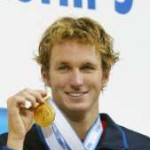
#> input picture Resources/Images/reg_imgs/aaron.jpg, 150 x 150 px, found by its file name
$ python image_detect.py
#> lines starting #> are read from the running program, lines starting #| are printed output that depends on the picture; after the words box and inside, x2 and y2 are one past the last pixel; in counts of white or black regions, pixels touching at a corner belong together
import cv2

# Load the cascade
face_cascade = cv2.CascadeClassifier('/Users/ananthgoyal/PycharmProjects/recognition_test/Resources/haarcascade_frontalface_default.xml')
mouth_cascade = cv2.CascadeClassifier('/Users/ananthgoyal/PycharmProjects/recognition_test/Resources/haarcascade_mcs_mouth.xml')

# Read the input image
img = cv2.imread('/Users/ananthgoyal/PycharmProjects/recognition_test/Resources/Images/reg_imgs/aaron.jpg')
#> img is the input picture: shape (150, 150, 3); mean B, G, R 165.9, 177.4, 184.9

# Convert into grayscale
gray = cv2.cvtColor(img, cv2.COLOR_BGR2GRAY)
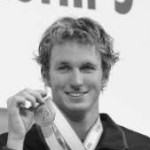
#> gray: shape (150, 150); min 12, max 252, mean 178.3

# Detect faces
faces = face_cascade.detectMultiScale(gray, 1.1, 4)
#> faces = [[42, 41, 70, 70]]
mouth = mouth_cascade.detectMultiScale(gray, 1.16, 6)
#> mouth = [[63, 88, 26, 26]]

# Draw rectangle around the faces
for (x, y, w, h) in faces:
    cv2.rectangle(img, (x, y), (x + w, y + h), (255, 0, 0), 2)
#> this loop made 1 pass
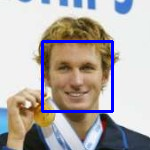
#> img: shape (150, 150, 3); 3.72% of pixels changed, all inside (x1, y1, x2, y2) = (41, 40, 114, 113)

for(x, y, w, h) in mouth:
    y = int(y - 0.15 * h)
    cv2.rectangle(img, (x, y), (x + w, y + h), (0, 0, 255), 3)
#> this loop made 1 pass
#> (x, y, w, h) on pass 1: (63, 84, 26, 26)
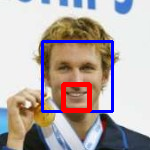
#> img: shape (150, 150, 3); 2.26% of pixels changed, all inside (x1, y1, x2, y2) = (61, 82, 92, 113)

# Display the output
cv2.imshow('img', img)
cv2.waitKey()

$ run again, with Resources/Images/reg_imgs/cuave_pics.png saved as Resources/Images/reg_imgs/aaron.jpg
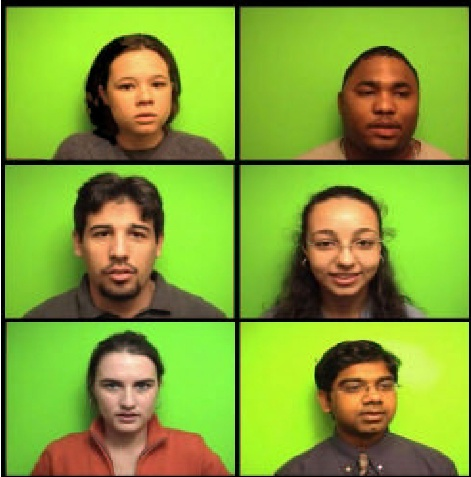
#> input picture Resources/Images/reg_imgs/cuave_pics.png, 471 x 477 px, found by its file name
#> img is the input picture: shape (477, 471, 3); mean B, G, R 51.9, 161.3, 128.6
#> faces = [[102, 53, 80, 80], [334, 357, 74, 74], [87, 354, 82, 82], [339, 55, 92, 92], [74, 199, 91, 91], [298, 206, 93, 93]]
#> mouth = [[130, 110, 31, 31], [98, 264, 47, 47], [355, 406, 35, 35], [104, 409, 47, 47], [323, 267, 42, 42], [364, 118, 43, 43], [115, 74, 60, 60]]
#> the loop `for (x, y, w, h) in faces:` made 6 passes
#> after the loop `for (x, y, w, h) in faces:`:
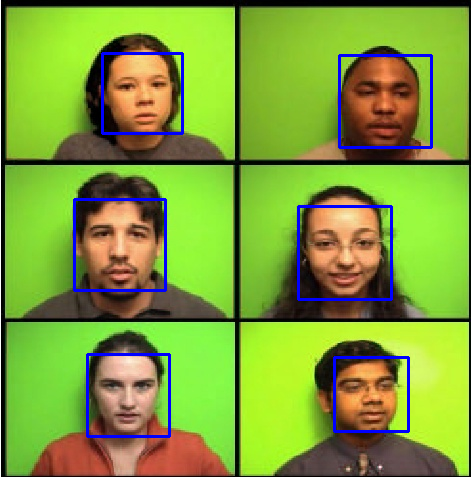
#> img: shape (477, 471, 3); 2.72% of pixels changed, all inside (x1, y1, x2, y2) = (73, 52, 433, 438)
#> the loop `for(x, y, w, h) in mouth:` made 7 passes
#> (x, y, w, h) on passes 1 to 7: (130, 105, 31, 31), (98, 256, 47, 47), (355, 400, 35, 35), (104, 401, 47, 47), (323, 260, 42, 42), (364, 111, 43, 43), (115, 65, 60, 60)
#> after the loop `for(x, y, w, h) in mouth:`:
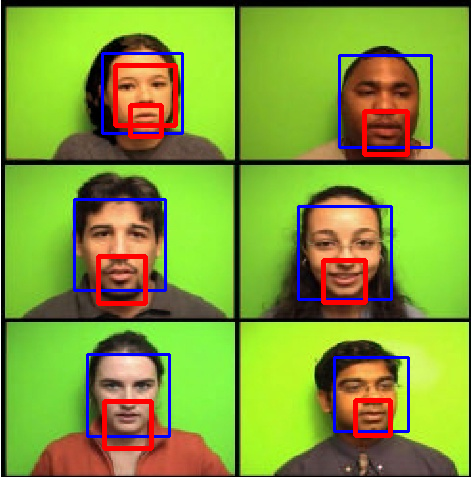
#> img: shape (477, 471, 3); 2.66% of pixels changed, all inside (x1, y1, x2, y2) = (96, 63, 410, 451)

$ run again, with Resources/Images/reg_imgs/img1.jpeg copied over Resources/Images/reg_imgs/aaron.jpg
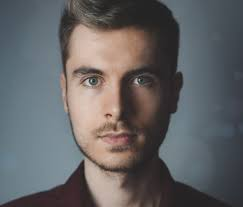
#> input picture Resources/Images/reg_imgs/img1.jpeg, 243 x 207 px, found by its file name
#> img is the input picture: shape (207, 243, 3); mean B, G, R 100.3, 98.9, 99.5
#> `gray = cv2.cvtColor(img, cv2.COLOR_BGR2GRAY)`:
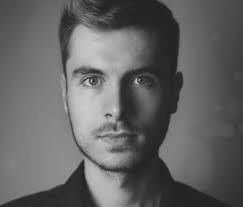
#> gray: shape (207, 243); min 25, max 211, mean 99.3
#> faces = [[48, 27, 137, 137]]
#> mouth = ()
#> the loop `for (x, y, w, h) in faces:` made 1 pass
#> after the loop `for (x, y, w, h) in faces:`:
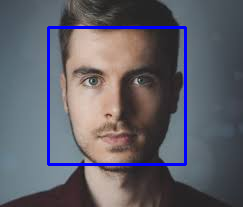
#> img: shape (207, 243, 3); 3.26% of pixels changed, all inside (x1, y1, x2, y2) = (47, 26, 187, 166)
